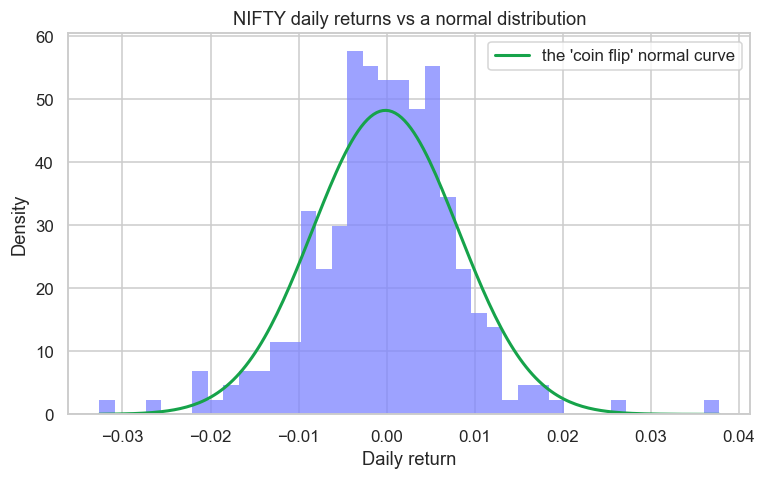

Source code (Python):
# Is the market a coin flip? Plot Nifty's daily returns against a normal curve.
import os
from datetime import datetime, timedelta
from pathlib import Path

import matplotlib

matplotlib.use("Agg")
import matplotlib.pyplot as plt
import numpy as np
import seaborn as sns
from openalgo import api
from scipy import stats

client = api(
    api_key=os.getenv("OPENALGO_API_KEY", "your_api_key_here"),
    host=os.getenv("OPENALGO_HOST", "http://127.0.0.1:5000"),
)

end = datetime.now().strftime("%Y-%m-%d")
start = (datetime.now() - timedelta(days=365)).strftime("%Y-%m-%d")
df = client.history(symbol="NIFTY", exchange="NSE_INDEX", interval="D",
                    start_date=start, end_date=end)
rets = df["close"].pct_change().dropna()

sns.set_theme(style="whitegrid")
fig, ax = plt.subplots(figsize=(8, 4.5))
sns.histplot(rets, bins=40, stat="density", color="#7c83ff", edgecolor="none", ax=ax)
x = np.linspace(rets.min(), rets.max(), 200)
ax.plot(x, stats.norm.pdf(x, rets.mean(), rets.std()), color="#16a34a", lw=2,
        label="the 'coin flip' normal curve")
ax.set_title("NIFTY daily returns vs a normal distribution")
ax.set_xlabel("Daily return")
ax.legend()

out = Path(__file__).with_suffix(".png")
plt.savefig(out, dpi=110, bbox_inches="tight")
print("Excess kurtosis:", round(float(stats.kurtosis(rets)), 2), "(0 = normal; >0 = fat tails)")
print("Saved", out.name, "from", len(rets), "days")
